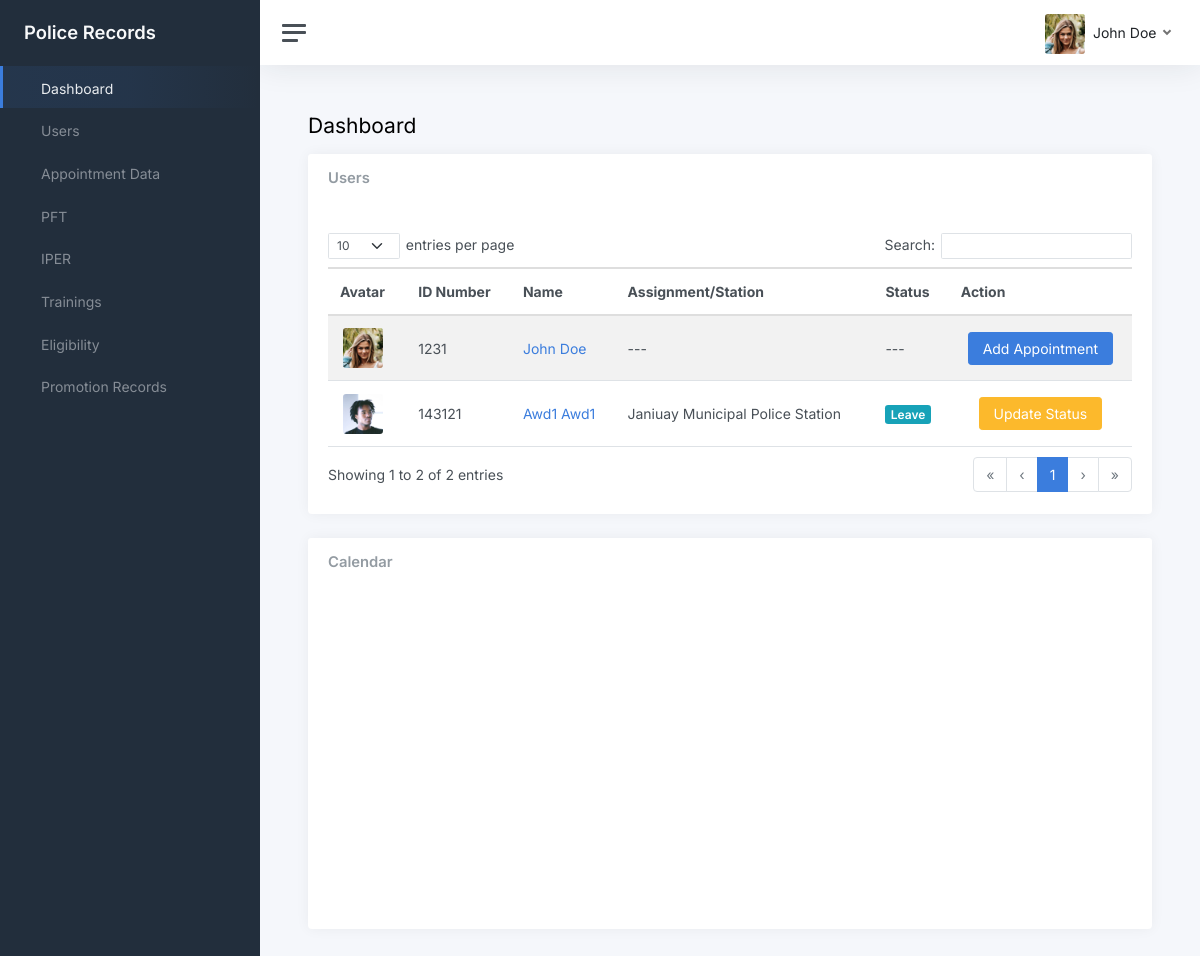
The app's page /views/dashboard.php (signed in) with its own data.
### tables this page shows
CREATE TABLE `users` (
  `id` int(11) NOT NULL,
  `id_number` varchar(55) NOT NULL,
  `rank_position` text DEFAULT NULL,
  `first_name` varchar(255) NOT NULL,
  `middle_name` varchar(255) DEFAULT NULL,
  `last_name` varchar(255) NOT NULL,
  `address` varchar(255) DEFAULT NULL,
  `email` varchar(255) NOT NULL,
  `password` text DEFAULT NULL,
  `role` varchar(55) DEFAULT NULL,
  `avatar` varchar(255) DEFAULT NULL,
  `date_created` timestamp NOT NULL DEFAULT current_timestamp()
);

CREATE TABLE `appointment` (
  `id` int(11) NOT NULL,
  `user_id` int(11) DEFAULT NULL,
  `appointment_type` varchar(32) NOT NULL,
  `assignment_station` varchar(55) NOT NULL,
  `tenure` varchar(32) NOT NULL,
  `status` varchar(32) NOT NULL,
  `salary` varchar(32) NOT NULL,
  `gsis` varchar(55) NOT NULL,
  `phil_health` varchar(55) NOT NULL,
  `pag_ibig` varchar(55) NOT NULL,
  `appointment_date` date NOT NULL
);

### backend/nodes.php (called while the page is built, shortened)
<?php
require(__DIR__ . "/conn.php");
require(__DIR__ . "/Helpers.php");
$helpers = new Helpers($conn, $_SESSION);

### views/dashboard.php (the view, shortened to what this page needs)
<?php
require("../backend/nodes.php");
$title = "Dashboard";
?>
<!DOCTYPE html>
<html lang="en">
<head>
  <?php require("../views/components/head.php"); ?>
</head>
<body>
  <div class="wrapper">
    <?php require("./components/side-bar.php") ?>
    <div class="main">
      <?php require("./components/nav-bar.php") ?>
      <main class="content">
        <div class="container-fluid p-0">
          <div class="mb-3">
            <h1 class="h3 d-inline align-middle"><?= $title ?></h1>
          </div>
          <div class="row">
            <div class="col-12 col-lg-12 col-xxl-9 d-flex">
              <div class="card flex-fill">
                <div class="card-header">
                  <h5 class="card-title mb-0">Users</h5>
                </div>
                <div class="card-body">
                  <table class="table table-striped dataTable-table datatable">
                    <thead>
                      <tr>
                        <th>Avatar</th>
                        <th class="text-start">ID Number</th>
                        <th>Name</th>
                        <th>Assignment/Station</th>
                        <th>Status</th>
                        <th>Action</th>
                      </tr>
                    </thead>
                    <tbody>
                      <?php
                      $userData = $helpers->select_all("users");
                      if ($userData):
                        foreach ($userData as $user):
                          $modal_id = "company-img-modal_$user->id";
                          $img_id = "company-image_$user->id";
                          $caption_id = "company-caption_$user->id";
                          $appointment = $helpers->select_all_individual("appointment", "user_id='$user->id' ORDER BY id DESC LIMIT 1");
                          $appointment_id = "---";
                          $assignment = "---";
                          $status = "---";
                          $badgeColor = "";
                          if ($appointment) {
                            $appointment_id = $appointment->id;
                            $assignment = $appointment->assignment_station == "Janiuay Municipal Police Station" ? $appointment->assignment_station : "Specific Unit/Section: $appointment->assignment_station";
                            $status = $appointment->status;
                            switch ($status) {
                              case "Leave":
                                $badgeColor = "bg-info";
                                break;
                            }
                          }
                      ?>
                          <tr>
                            <td class="td-image text-center">
                              <?= $helpers->generate_modal_click_avatar($helpers->get_avatar_link($user->id), $modal_id, $img_id, $caption_id) ?>
                            </td>
                            <td class="text-start"><?= $user->id_number ?></td>
                            <td class="text-start">
                              <a href="<?= SERVER_NAME . "/views/profile?id=$user->id" ?>" class="btn-link">
                                <?= $helpers->get_full_name($user->id) ?>
                              </a>
                            </td>
                            <td><?= $assignment ?></td>
                            <td>
                              <?php if ($badgeColor): ?>
                                <span class="badge <?= $badgeColor ?>" style="font-size: 12px;">
                                  <?= $status ?>
                                </span>
                              <?php else: ?>
                                <?= $status ?>
                              <?php endif; ?>
                            </td>
                            <td class="text-center">
                              <?php if (!$appointment): ?>
                                <a href="<?= SERVER_NAME . "/views/add/appointment?id=$user->id" ?>" class="btn btn-primary">
                                  Add Appointment
                                </a>
                              <?php else: ?>
                                <button type="button" class="btn btn-warning m-1" onclick="handleUpdateStatus(`<?= $appointment_id ?>`, `<?= $status ?>`)">
                                  Update Status
                                </button>
                              <?php endif; ?>
                            </td>
                          </tr>
                        <?php endforeach; ?>
                      <?php endif; ?>
                    </tbody>
                  </table>
                </div>
              </div>
            </div>
            <div class="col-12 col-md-12 col-xxl-3 d-flex ">
              <div class="card flex-fill">
                <div class="card-header">
                  <h5 class="card-title mb-0">Calendar</h5>
                </div>
                <div class="card-body d-flex">
                  <div class="align-self-center w-100">
                    <div class="chart">
                    </div>
                  </div>
                </div>
              </div>
            </div>
          </div>
        </div>
      </main>
    </div>
  </div>
</body>
</html>

### views/components/nav-bar.php (shortened to what this page needs)
<nav class="navbar navbar-expand navbar-light navbar-bg">
  <a class="sidebar-toggle js-sidebar-toggle">
    <i class="hamburger align-self-center"></i>
  </a>
  <div class="navbar-collapse collapse">
    <ul class="navbar-nav navbar-align">
      <li class="nav-item dropdown">
        <a class="nav-link dropdown-toggle d-none d-sm-inline-block" href="#" data-bs-toggle="dropdown">
          <img src="<?= $helpers->get_avatar_link($USER->id) ?>" class=" avatar img-fluid rounded me-1" />
          <span class="text-dark">
            <?= $helpers->get_full_name($USER->id) ?>
          </span>
        </a>
      </li>
    </ul>
  </div>
</nav>

### backend/Helpers.php (shortened to what this page needs)
<?php
class Helpers
{
  private $conn;
  private $session;
  public function __construct($conn, $session)
  {
    $this->conn = $conn;
    $this->session = $session;
  }
  public function generate_modal_click_avatar($src, $modal_id, $img_id, $caption_id)
  {
    $explodedSrc = explode("/", $src);
    $alt = count($explodedSrc) > 0 ? $explodedSrc[count($explodedSrc) - 1] : "image.jpg";
    return "
        <img src='$src' onclick='handleOpenModalImg($(this), `$modal_id`, `$img_id`, `$caption_id`)' class='avatar avatar-md rounded me-2' alt='$alt'>
  ";
  }
  public function select_all_individual($table, $params)
  {
    $query = $this->conn->query("SELECT * FROM $table WHERE $params");
    return $query->num_rows > 0 ? $query->fetch_object() : null;
  }
  public function select_all($table)
  {
    $query = $this->conn->query("SELECT * FROM $table");
    $data = array();
    while ($row = $query->fetch_object()) {
      array_push($data, $row);
    }
    return $data;
  }
  public function get_current_user()
  {
    $id = $this->session["id"];
    $query = $this->conn->query("SELECT * FROM users WHERE id='$id'");
    return $query->num_rows > 0 ? $query->fetch_object() : null;
  }
  public function get_user_by_id($user_id)
  {
    $query = $this->conn->query("SELECT * FROM users WHERE id='$user_id'");
    return $query->num_rows > 0 ? $query->fetch_object() : null;
  }
  public function get_full_name($user_id, $format = "")
  {
    $user = $this->get_user_by_id($user_id);
    $fullName = "";
    if (!isset($user->mname)) {
      $fullName = ucwords("$user->first_name $user->last_name");
    }
    return $fullName;
  }
  public function get_avatar_link($user_id)
  {
    $user = $this->get_user_by_id($user_id);
    if ($user->avatar) {
      return SERVER_NAME . "/uploads/avatars/$user->avatar";
    }
    return SERVER_NAME . "/custom-assets/images/default.png";
  }
}

### custom-assets/css/custom.css (style rules this page uses)
body { padding: 0 !important; }
img { object-fit: cover; }
.td-image { text-align: center !important; }
.td-image .avatar { object-fit: cover !important; cursor: pointer !important; }

### records on screen
users: id+avatar (picture), $helpers->get_full_name($USER->id) "John Doe", shows a picture, id_number "1231", $helpers->get_full_name($user->id) "John Doe", assignment "---", status "---"
users: shows a picture, id_number "143121", $helpers->get_full_name($user->id) "Awd1 Awd1", appointment.assignment_station "Janiuay Municipal Police Station", appointment.status "Leave"

### other values on screen
$menu->title "Dashboard"
$menu->title "Users"
$menu->title "Appointment Data"
$menu->title "PFT"
$menu->title "IPER"
$menu->title "Trainings"
$menu->title "Eligibility"
$menu->title "Promotion Records"
$title "Dashboard"
